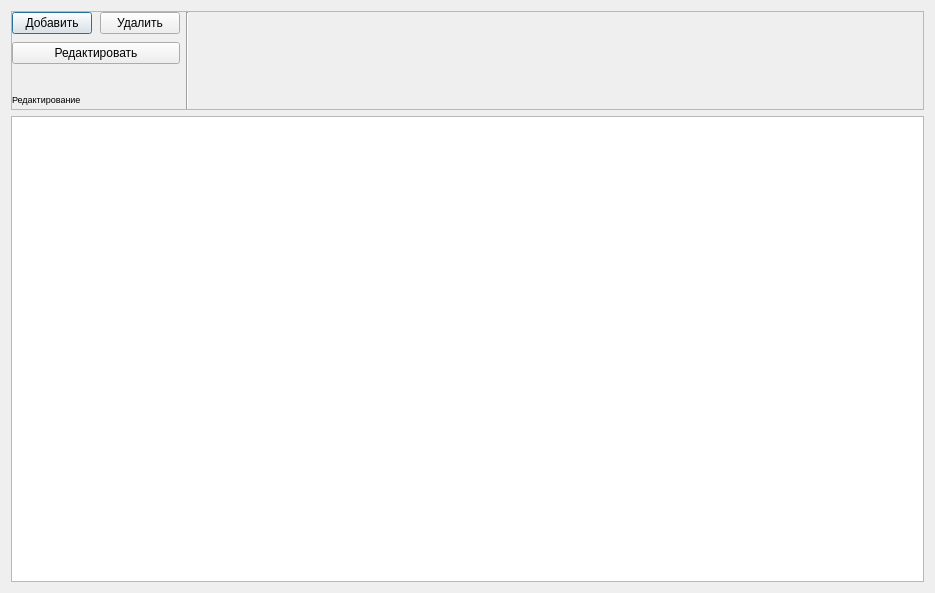
<?xml version="1.0" encoding="UTF-8"?>
<ui version="4.0">
 <class>DialogShowReceiptDetails</class>
 <widget class="QDialog" name="DialogShowReceiptDetails">
  <property name="geometry">
   <rect>
    <x>0</x>
    <y>0</y>
    <width>935</width>
    <height>593</height>
   </rect>
  </property>
  <property name="windowTitle">
   <string>Dialog</string>
  </property>
  <layout class="QVBoxLayout" name="verticalLayout">
   <item>
    <widget class="QScrollArea" name="scrollArea">
     <property name="sizePolicy">
      <sizepolicy hsizetype="Expanding" vsizetype="Maximum">
       <horstretch>0</horstretch>
       <verstretch>0</verstretch>
      </sizepolicy>
     </property>
     <property name="maximumSize">
      <size>
       <width>16777215</width>
       <height>16777215</height>
      </size>
     </property>
     <property name="verticalScrollBarPolicy">
      <enum>Qt::ScrollBarAlwaysOff</enum>
     </property>
     <property name="sizeAdjustPolicy">
      <enum>QAbstractScrollArea::AdjustIgnored</enum>
     </property>
     <property name="widgetResizable">
      <bool>true</bool>
     </property>
     <widget class="QWidget" name="scrollAreaWidgetContents">
      <property name="geometry">
       <rect>
        <x>0</x>
        <y>0</y>
        <width>909</width>
        <height>169</height>
       </rect>
      </property>
      <layout class="QHBoxLayout" name="horizontalLayout_6">
       <property name="leftMargin">
        <number>0</number>
       </property>
       <property name="topMargin">
        <number>0</number>
       </property>
       <property name="rightMargin">
        <number>0</number>
       </property>
       <property name="bottomMargin">
        <number>0</number>
       </property>
       <item>
        <layout class="QVBoxLayout" name="verticalLayout_6">
         <property name="spacing">
          <number>8</number>
         </property>
         <property name="rightMargin">
          <number>0</number>
         </property>
         <item>
          <layout class="QHBoxLayout" name="horizontalLayout_2">
           <item>
            <widget class="QPushButton" name="pushButtonAddRow">
             <property name="sizePolicy">
              <sizepolicy hsizetype="Maximum" vsizetype="Maximum">
               <horstretch>0</horstretch>
               <verstretch>0</verstretch>
              </sizepolicy>
             </property>
             <property name="font">
              <font>
               <pointsize>9</pointsize>
              </font>
             </property>
             <property name="text">
              <string>Добавить</string>
             </property>
             <property name="icon">
              <iconset theme="list-add">
               <normaloff>.</normaloff>.</iconset>
             </property>
             <property name="flat">
              <bool>false</bool>
             </property>
            </widget>
           </item>
           <item>
            <widget class="QPushButton" name="pushButtonRemoveRow">
             <property name="sizePolicy">
              <sizepolicy hsizetype="Maximum" vsizetype="Maximum">
               <horstretch>0</horstretch>
               <verstretch>0</verstretch>
              </sizepolicy>
             </property>
             <property name="font">
              <font>
               <pointsize>9</pointsize>
              </font>
             </property>
             <property name="text">
              <string>Удалить</string>
             </property>
             <property name="icon">
              <iconset theme="list-remove">
               <normaloff>.</normaloff>.</iconset>
             </property>
             <property name="flat">
              <bool>false</bool>
             </property>
            </widget>
           </item>
          </layout>
         </item>
         <item>
          <layout class="QHBoxLayout" name="horizontalLayout_3">
           <item>
            <widget class="QPushButton" name="pushButtonEditRow">
             <property name="sizePolicy">
              <sizepolicy hsizetype="Minimum" vsizetype="Maximum">
               <horstretch>0</horstretch>
               <verstretch>0</verstretch>
              </sizepolicy>
             </property>
             <property name="font">
              <font>
               <pointsize>9</pointsize>
              </font>
             </property>
             <property name="text">
              <string>Редактировать</string>
             </property>
             <property name="icon">
              <iconset theme="insert-text">
               <normaloff>.</normaloff>.</iconset>
             </property>
             <property name="flat">
              <bool>false</bool>
             </property>
            </widget>
           </item>
          </layout>
         </item>
         <item>
          <spacer name="verticalSpacer_2">
           <property name="orientation">
            <enum>Qt::Vertical</enum>
           </property>
           <property name="sizeType">
            <enum>QSizePolicy::MinimumExpanding</enum>
           </property>
           <property name="sizeHint" stdset="0">
            <size>
             <width>17</width>
             <height>17</height>
            </size>
           </property>
          </spacer>
         </item>
         <item>
          <layout class="QHBoxLayout" name="horizontalLayout_4">
           <item>
            <widget class="QLabel" name="label">
             <property name="maximumSize">
              <size>
               <width>16777215</width>
               <height>20</height>
              </size>
             </property>
             <property name="font">
              <font>
               <pointsize>7</pointsize>
              </font>
             </property>
             <property name="text">
              <string>Редактирование</string>
             </property>
            </widget>
           </item>
           <item>
            <spacer name="horizontalSpacer">
             <property name="orientation">
              <enum>Qt::Horizontal</enum>
             </property>
             <property name="sizeType">
              <enum>QSizePolicy::Maximum</enum>
             </property>
             <property name="sizeHint" stdset="0">
              <size>
               <width>40</width>
               <height>20</height>
              </size>
             </property>
            </spacer>
           </item>
          </layout>
         </item>
        </layout>
       </item>
       <item>
        <widget class="Line" name="line_2">
         <property name="orientation">
          <enum>Qt::Vertical</enum>
         </property>
        </widget>
       </item>
       <item>
        <spacer name="horizontalSpacer_4">
         <property name="orientation">
          <enum>Qt::Horizontal</enum>
         </property>
         <property name="sizeType">
          <enum>QSizePolicy::MinimumExpanding</enum>
         </property>
         <property name="sizeHint" stdset="0">
          <size>
           <width>40</width>
           <height>20</height>
          </size>
         </property>
        </spacer>
       </item>
      </layout>
     </widget>
    </widget>
   </item>
   <item>
    <widget class="QTableView" name="tableView">
     <property name="font">
      <font>
       <pointsize>9</pointsize>
      </font>
     </property>
     <property name="styleSheet">
      <string notr="true">
QTableView::item:selected {
border-radius: 0px;
background-color: palette(highlight);
color: palette(highlightedText);
}
</string>
     </property>
     <property name="selectionMode">
      <enum>QAbstractItemView::ExtendedSelection</enum>
     </property>
     <property name="selectionBehavior">
      <enum>QAbstractItemView::SelectRows</enum>
     </property>
     <property name="gridStyle">
      <enum>Qt::SolidLine</enum>
     </property>
    </widget>
   </item>
  </layout>
 </widget>
 <resources/>
 <connections/>
</ui>
